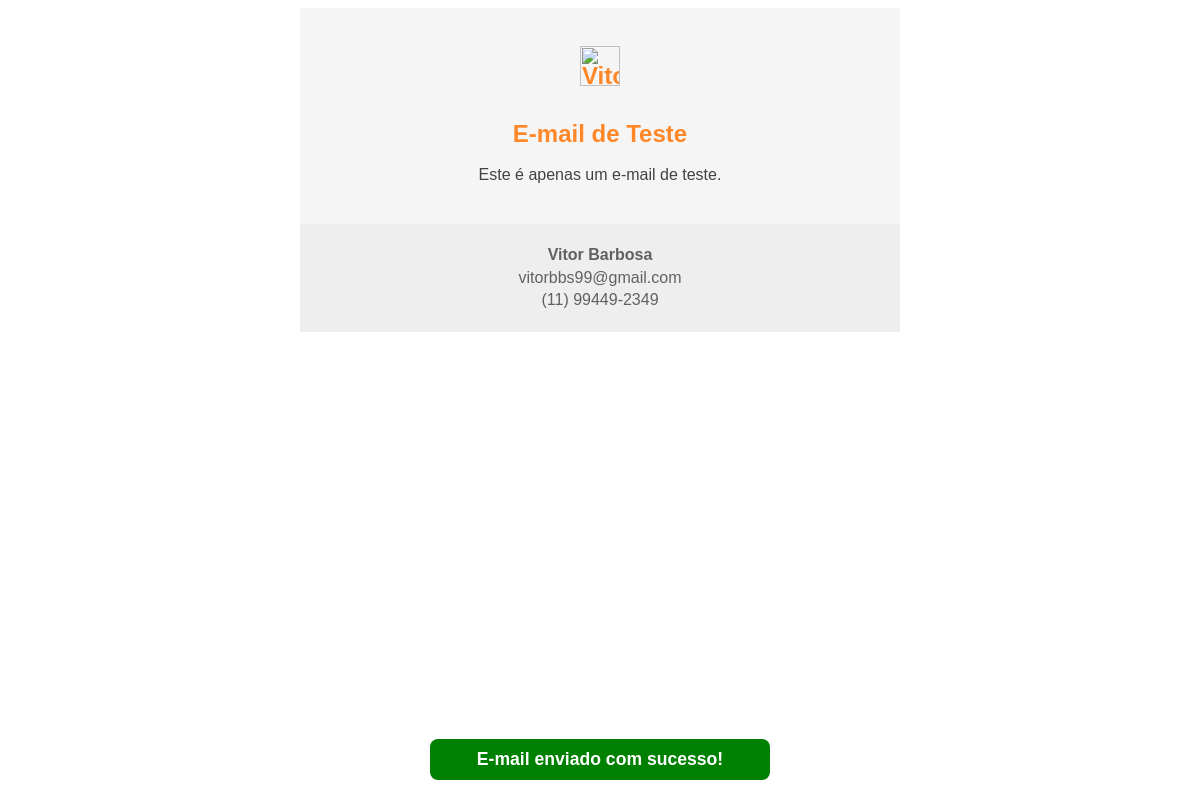
The app's page /acoes/api/test_mail.php, older data.
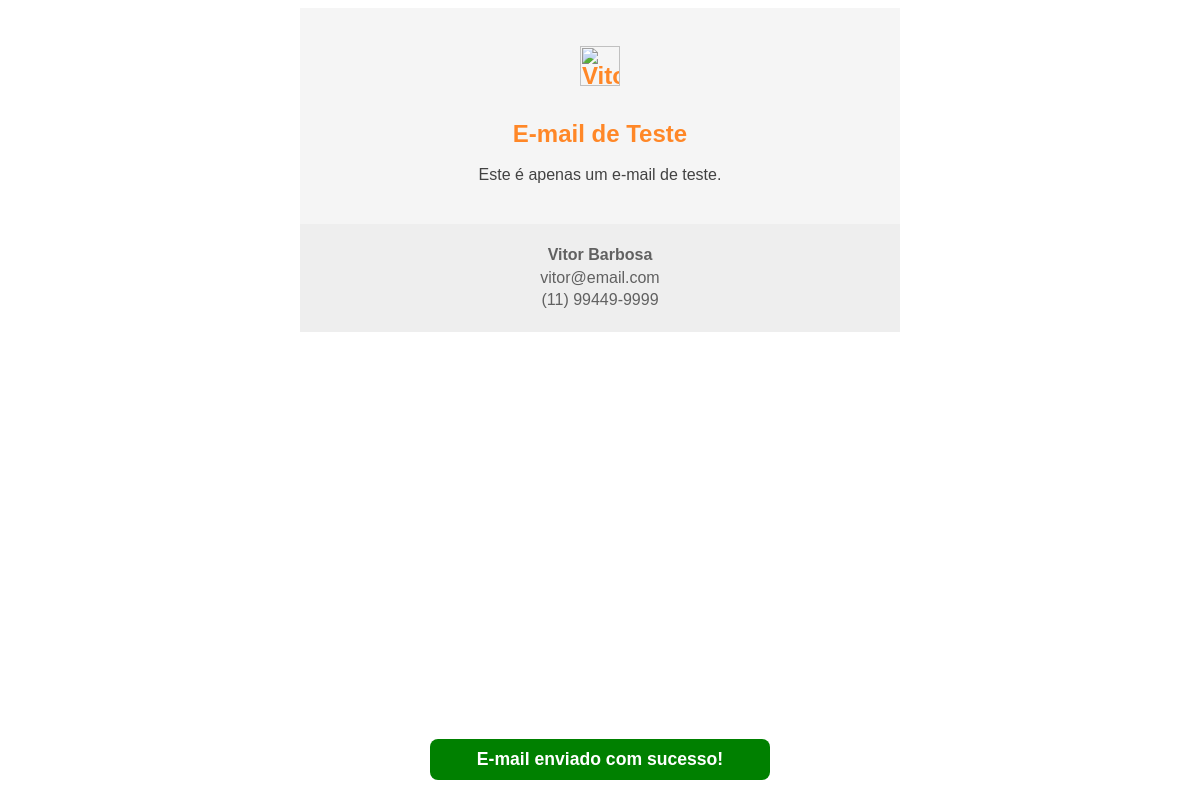
The same page, newer data.
### tables this page shows
CREATE TABLE `admin_conf` (
  `id` int(11) NOT NULL,
  `titulo_site` varchar(255) DEFAULT NULL,
  `email_atendimento` varchar(255) DEFAULT NULL,
  `email_formulario` varchar(255) DEFAULT NULL,
  `telefones` varchar(255) DEFAULT NULL,
  `horario_funcionamento` varchar(1000) DEFAULT NULL,
  `endereco` varchar(2000) DEFAULT NULL,
  `mapa` mediumtext DEFAULT NULL,
  `link_mapa` varchar(255) DEFAULT NULL,
  `whatsapp` varchar(255) DEFAULT NULL,
  `whats_msg` varchar(255) DEFAULT NULL,
  `whats_lateral` int(1) DEFAULT 1,
  `whats_event` varchar(255) DEFAULT NULL,
  `frase_topo` varchar(255) DEFAULT NULL,
  `botao_txt` varchar(255) DEFAULT NULL,
  `botao_url` varchar(255) DEFAULT NULL,
  `popup_cookies` int(1) DEFAULT 1,
  `skype` varchar(255) DEFAULT NULL,
  `facebook` varchar(500) DEFAULT NULL,
  `twitter` varchar(500) DEFAULT NULL,
  `instagram` varchar(500) DEFAULT NULL,
  `linkedin` varchar(500) DEFAULT NULL,
  `youtube` varchar(500) DEFAULT NULL,
  `tiktok` varchar(255) DEFAULT NULL,
  `seo_title` varchar(255) DEFAULT NULL,
  `seo_description` varchar(255) DEFAULT NULL,
  `fb_api_status` int(1) DEFAULT NULL,
  `fb_api_id` varchar(100) DEFAULT NULL,
  `fb_api_token` text DEFAULT NULL,
  `status` int(2) DEFAULT NULL
);

### src/Init.class.php (called while the page is built)
<?php
class Init {
  static function conectar() {
    $db = Conexao::getInstance();
    return $db;
  }
}

### conf/conf.php (called while the page is built, shortened)
<?php
$confs = new Crud('sistema_conf');
$linha_sys = $confs->SelectSingle('SELECT * FROM sistema_conf');
$linha_conf = $confs->SelectSingle('SELECT * FROM admin_conf');
$telsContato = $linha_conf['telefones'] ? explode(",", $linha_conf['telefones']) : [];
$emailsContato = $linha_conf['email_formulario'] ? explode(",", $linha_conf['email_formulario']) : [];

### src/Crud.class.php (called while the page is built, shortened)
<?php
class Crud {
  private $db;
  public function __construct($tabela) {
    $this->db = Init::conectar();
  }
	public function SelectSingle($query) {
		$select = $this->db->prepare($query);
		$executa_selec = $select->execute();
		$erro = $select->errorInfo();
		$num_rows = $select->rowCount();
		if ($num_rows > 0) {
			$row = $select->fetch(PDO::FETCH_ASSOC);
		} else {
			$row = "";
		}
		return $row;
	}
}

### src/Email.class.php (the view, shortened to what this page needs)
<?php
class Email {
	protected $host = SMTP_HOST;
	protected $user = SMTP_USER;
  protected $password = SMTP_PASS;
  protected $port = SMTP_PORT;
  protected $from = SMTP_FROM;
  protected $autenticacao;
	protected $debug;
	protected $dados = array();
	protected $assunto;
  protected $corpo;
  protected $destinatarios = array();
	protected $responderParaNome;
  protected $responderParaEmail;
  protected $mainColor = COR_SITE;
  protected $fontLight = "#616161";
  protected $fontDark = "#424242";
	public function __construct($dados, $assunto, $destinatarios, $responderParaNome, $responderParaEmail, $anexos, $debug = false) {
    $this->assunto = $assunto;
    $this->destinatarios = $destinatarios;
		$this->responderParaNome = $responderParaNome;
		$this->responderParaEmail = $responderParaEmail;
    $this->anexos = $anexos;
    $this->dados = $dados;
    $this->autenticacao = EMAIL_AUTENTICADO == "1" ? true : false;
    $this->sendApi = SEND_API == "1" ? true : false;
    $this->debug = $debug;
    $this->buildEmail();
	}
	public function getPrev() {
		return $this->corpo;
	}
  public function Enviar() {
    $mail = new PHPMailer();
    if ($this->debug) {
      $mail->SMTPDebug = 2;
    }
    $mail->setLanguage("br");
    $mail->Host = $this->host;
    $mail->Username = $this->user;
    $mail->Password = $this->password;
    $mail->Port = $this->port;
    if ($this->port == 465) {
      $mail->SMTPSecure = "ssl";
    } else if ($this->port == 587) {
      $mail->SMTPSecure = "tls";
    }
    if ($this->autenticacao) {
      $mail->isSMTP();
      $mail->SMTPAuth = true;
    }
    else {
      $mail->isSendmail();
    }
    $mail->setFrom($this->from, TITULO_SITE);
    foreach ($this->destinatarios as $destinatario) {
      $mail->AddAddress($destinatario);
    }
    $mail->AddReplyTo($this->responderParaEmail, $this->responderParaNome);
    $mail->isHTML(true);
    $mail->CharSet = "utf-8";
    $mail->Subject = $this->assunto;
    $mail->Body = $this->corpo;
    if ($mail->send()) {
      return true;
    } else {
      $this->erro = "Erro: ".$mail->ErrorInfo;
    }
    return false;
  }
  private function buildEmail() {
    global $telsContato;
    $html = '<table cellpadding="0" cellspacing="0" border="0" style="width: 100%; line-height: 100%; border-collapse: collapse"><tr><td>';
    $html .= '<table cellpadding="0" cellspacing="0" border="0" align="center" style="border-collapse: collapse"><tr><td width="600px" valign="top">';
    $html .= '<table width="100%" cellpadding="20" cellspacing="0" border="0" align="center" bgcolor="#f5f5f5"><tr><td><table width="100%" cellpadding="0" cellspacing="0" border="0" style="border-collapse: collapse">';
    $html .= '<tr><td>&nbsp;</td></tr><tr><td style="font-family: Helvetica, Arial, sans-serif; font-size: 24px; line-height: 24px; font-weight: bold; color: '.$this->mainColor.'; text-align: center"><a href="'.URL.'" title="'.TITULO_SITE.'" target="_blank" style="color: '.$this->mainColor.'; text-decoration: none"><img src="'.LOGO_EMAIL.'" alt="'.TITULO_SITE.'" height="40px" border="0"></a></td></tr><tr><td>&nbsp;</td></tr>';
    $html .= '<tr><td>&nbsp;</td></tr><tr><td style="font-family: Helvetica, Arial, sans-serif; font-size: 24px; line-height: 24px; font-weight: bold; color: '.$this->mainColor.'; text-align: center">'.$this->dados['titulo'].'</td></tr><tr><td>&nbsp;</td></tr>';
    if (isset($this->dados['texto']) && $this->dados['texto'] != "") {
      $html .= '<tr><td style="font-family: Helvetica, Arial, sans-serif; font-size: 16px; line-height: 1.4; color: '.$this->fontDark.'; text-align: center">'.$this->dados['texto'].'</td></tr><tr><td>&nbsp;</td></tr>';
    }
    $html .= '</table></td></tr></table>';
    $html .= '<table width="100%" cellpadding="20" cellspacing="0" border="0" style="border-collapse: collapse" bgcolor="#eeeeee"><tr><td><table width="100%" cellpadding="0" cellspacing="0" border="0" style="border-collapse: collapse"><tr><td style="font-family: Helvetica, Arial, sans-serif; font-size: 16px; line-height: 1.4; color: '.$this->fontLight.'; text-align: center;"><b>'.TITULO_SITE.'</b><br>'.EMAIL_ATENDIMENTO.'<br>'.implode(" / ", $telsContato).'</td></tr></table></td></tr></table>';
    $html .= '</td></tr></table>';
    $html .= '</td></tr></table>';
    $this->corpo = $html;
  }
}

### acoes/api/test_mail.php (shortened to what this page needs)
<?php
include (SRC_PATH."/Init.class.php");
include (SRC_PATH."/Crud.class.php");
include (CONF_PATH."/conf.php");
include (SRC_PATH."/Email.class.php");
$dados_email = array(
  'titulo' => 'E-mail de Teste',
  'texto' => 'Este é apenas um e-mail de teste.'
);
$assunto = "E-mail teste";
$destinatarios = isset($_GET['dest']) && $_GET['dest'] != "" ? [$_GET['dest']] : $emailsContato;
$responderParaNome = TITULO_SITE;
$responderParaEmail = SMTP_FROM;
$anexos = array();
$email = new Email($dados_email, $assunto, $destinatarios, $responderParaNome, $responderParaEmail, $anexos, true);
echo $email->getPrev();
if ($email->enviar()) {
  $apiInfo = SEND_API ? '<br> (Via API Sendpulse)' : '';
  echo '<div class="box success">E-mail enviado com sucesso!'.$apiInfo.'</div>';
} else {
  echo '<div class="box error">'.$email->getErro().'</div>';
}

### acoes/api/test_mail.php (style rules this page uses)
* { font-family: sans-serif; }
.box { position: fixed; left: 0; right: 0; bottom: 20px; margin: 0 auto; width: 100%; text-align: center; background: #fff; padding: 10px 20px; border-radius: 8px; font-size: 1.1em; font-weight: bold; color: white; }
.success { background: green; max-width: 300px; }

Row changes from the older to the newer data that the page shows:
changed admin_conf: telefones "(11) 99449-2349" → "(11) 99449-9999"
Text that changed along with them:
EMAIL_ATENDIMENTO: "vitorbbs99@gmail.com" → "vitor@email.com"
